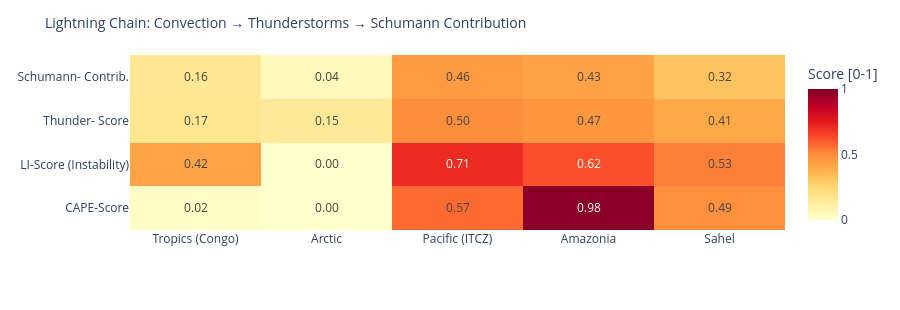

This figure's notebook cell:
### Code cell
# ============================================================
# LIGHTNING CHAIN: Convection → Thunderstorms → Schumann
# Shows the causal chain per measurement point as heatmap
# ============================================================

def cape_score(v):
    """CAPE → normalized score [0,1]"""
    if v is None or pd.isna(v): return 0.0
    return min(1.0, float(v) / 3000)

def li_score(v):
    """Lifted Index: negative = unstable → score [0,1]"""
    if v is None or pd.isna(v): return 0.3
    return min(1.0, max(0.0, (-float(v) + 6) / 12))

def cloud_score(v):
    if v is None or pd.isna(v): return 0.3
    return float(v) / 100

def thunder_score(row):
    """Kombinierter Gewitterwahrscheinlichkeits-Score
    CAPE + LI + Bedeckung + WMO-Gewitter + konvektiver Niederschlag (showers)
    Hinweis: X-Ray und Kp sind kein Bestandteil – nur geomagn./solarer Kontext.
    """
    cs = cape_score(row.get('cape'))
    ls = li_score(row.get('li'))
    cl = cloud_score(row.get('cloud'))
    t  = 1.0 if row.get('thunderstorm') else 0.0
    # Convective precipitation (showers) as additional indicator
    sh = min(1.0, (row.get('showers') or 0) / 5.0)
    return round(cs * 0.30 + ls * 0.25 + cl * 0.15 + t * 0.20 + sh * 0.10, 3)

def schumann_contribution(t_score, lat):
    """Schumann contribution: higher in tropics (±30°), scaled by thunderstorm score"""
    lat_weight = max(0.3, 1.0 - abs(lat) / 60)
    return round(t_score * lat_weight, 3)

df_atm['cape_score']   = df_atm.apply(lambda r: cape_score(r['cape']), axis=1)
df_atm['li_score']     = df_atm.apply(lambda r: li_score(r['li']),    axis=1)
df_atm['thunder_score']= df_atm.apply(lambda r: thunder_score(r.to_dict()), axis=1)
df_atm['schumann_contribution'] = df_atm.apply(
    lambda r: schumann_contribution(r['thunder_score'], r['lat']), axis=1)

metrics = ['cape_score', 'li_score', 'thunder_score', 'schumann_contribution']
labels  = ['CAPE-Score', 'LI-Score\n(Instability)', 'Thunder-\nScore', 'Schumann-\nContrib.']
z_data  = [df_atm[m].tolist() for m in metrics]

fig = go.Figure(go.Heatmap(
    z=z_data,
    x=df_atm['point'].tolist(),
    y=labels,
    colorscale='YlOrRd',
    zmin=0, zmax=1,
    text=[[f'{v:.2f}' for v in row] for row in z_data],
    texttemplate='%{text}', textfont=dict(size=12),
    colorbar=dict(title='Score [0-1]')
))
fig.update_layout(
    title=dict(text='Lightning Chain: Convection → Thunderstorms → Schumann Contribution', font=dict(size=14)),
    height=310,
    plot_bgcolor='rgba(0,0,0,0)', paper_bgcolor='rgba(0,0,0,0)',
    margin=dict(l=130, r=80, t=55, b=80)
)
fig.show()

### Figure 1 — Plotly figure (JSON) as saved in the notebook; plotly's stock layout.template omitted (floating-point values rounded to 4 significant figures)
{"data": [{"colorbar": {"title": {"text": "Score [0-1]"}}, "colorscale": [[0.0, "rgb(255,255,204)"], [0.125, "rgb(255,237,160)"], [0.25, "rgb(254,217,118)"], [0.375, "rgb(254,178,76)"], [0.5, "rgb(253,141,60)"], [0.625, "rgb(252,78,42)"], [0.75, "rgb(227,26,28)"], [0.875, "rgb(189,0,38)"], [1.0, "rgb(128,0,38)"]], "text": [["0.02", "0.00", "0.57", "0.98", "0.49"], ["0.42", "0.00", "0.71", "0.62", "0.53"], ["0.17", "0.15", "0.50", "0.47", "0.41"], ["0.16", "0.04", "0.46", "0.43", "0.32"]], "textfont": {"size": 12}, "texttemplate": "%{text}", "type": "heatmap", "x": ["Tropics (Congo)", "Arctic", "Pacific (ITCZ)", "Amazonia", "Sahel"], "y": ["CAPE-Score", "LI-Score\n(Instability)", "Thunder-\nScore", "Schumann-\nContrib."], "z": [[0.02, 0.0, 0.57, 0.98, 0.4867], [0.425, 0.0, 0.7083, 0.625, 0.525], [0.171, 0.15, 0.498, 0.465, 0.409], [0.16, 0.045, 0.456, 0.426, 0.32]], "zmax": 1, "zmin": 0}], "layout": {"height": 310, "margin": {"b": 80, "l": 130, "r": 80, "t": 55}, "paper_bgcolor": "rgba(0,0,0,0)", "plot_bgcolor": "rgba(0,0,0,0)", "title": {"font": {"size": 14}, "text": "Lightning Chain: Convection → Thunderstorms → Schumann Contribution"}}}
